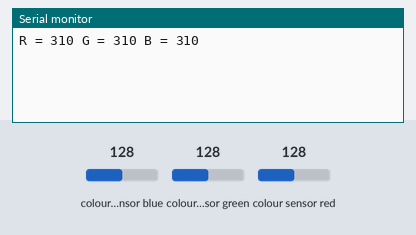
Recording of a sketch running on a simulated Arduino Mega 2560, built with avr-gcc and run on an emulated ATmega2560. Parts: the last lines printed to the serial monitor. Wiring (inferred from the names in the program): TCS3200 colour sensor: output pin 48; S2 pin 50; S3 pin 52; S0 pin 13; S1 pin 12. The inputs (shaded band) are chosen by the test bench; at power-on: colour sensor blue 128, colour sensor green 128, colour sensor red 128.

Above: at 1.2 s.
1.3 s: colour sensor blue set to 5
At 2.4 s:
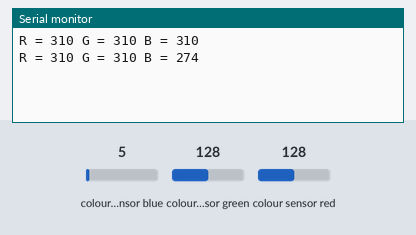
2.8 s: colour sensor green set to 5
At 4.2 s:
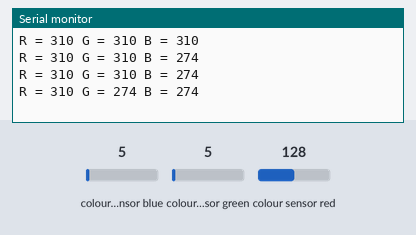
4.3 s: colour sensor red set to 5
At 5.9 s:
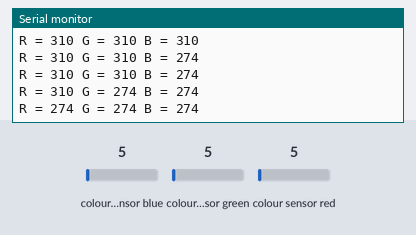

The sketch:

sensor_cor_tcs3200.ino
```cpp
//Pinos de conexao do modulo
const int s0 = 13;
const int s1 = 12;
const int s2 = 50;
const int s3 = 52;
const int out = 48;

//Pinos do led RGB
//int pinoledverm = 2;
//int pinoledverd = 3;
//int pinoledazul = 4;

//Variaveis cores
int red = 0;
int green = 0;
int blue = 0;

void setup()
{
  pinMode(s0, OUTPUT);
  pinMode(s1, OUTPUT);
  pinMode(s2, OUTPUT);
  pinMode(s3, OUTPUT);
  pinMode(out, INPUT);
  //pinMode(pinoledverm, OUTPUT);
  //pinMode(pinoledverd, OUTPUT);
  //pinMode(pinoledazul, OUTPUT);
  Serial.begin(9600);
  digitalWrite(s0, HIGH);
  digitalWrite(s1, LOW);
}
 int frequency = 0;
void loop()
{
  //Detecta a cor
  color3();
  /*
  //Mostra valores no serial monitor
  red = map(red,300,1500,255,0);
  green = map(green,300,1500,255,0);
  blue = map(blue,300,1500,255,0);
  Serial.print("Vermelho :");
  Serial.print(red, DEC);
  Serial.print(" Verde : ");
  Serial.print(green, DEC);
  Serial.print(" Azul : ");
  Serial.print(blue, DEC);
  Serial.println();


  //Verifica se a cor vermelha foi detectada

  if (red > blue && red > green )
  {
    Serial.println("Vermelho");
    //digitalWrite(pinoledverm, LOW); //Acende o led vermelho
    //digitalWrite(pinoledverd, HIGH);
    //digitalWrite(pinoledazul, HIGH);
  }

  //Verifica se a cor azul foi detectada
  else if (red<blue && green<blue)
  {
    Serial.println("Azul");
    //digitalWrite(pinoledverm, HIGH);
    //digitalWrite(pinoledverd, HIGH);
    //digitalWrite(pinoledazul, LOW); //Acende o led azul
  }

  //Verifica se a cor verde foi detectada
  else if (green > red && green > blue)
  {
    Serial.println("Verde");
    //digitalWrite(pinoledverm, HIGH);
    //digitalWrite(pinoledverd, LOW); //Acende o led verde
    //digitalWrite(pinoledazul, HIGH);
  }
  Serial.println();

  //Delay para apagar os leds e reiniciar o processo
  //digitalWrite(pinoledverm, HIGH);
  //digitalWrite(pinoledverd, HIGH);
  //digitalWrite(pinoledazul, HIGH);
  */
  delay(1000);
}

void color()
{
  //Rotina que le o valor das cores
  digitalWrite(s2, LOW);
  digitalWrite(s3, LOW);
  //count OUT, pRed, RED
  red = pulseIn(out, digitalRead(out) == HIGH ? LOW : HIGH);
  digitalWrite(s3, HIGH);
  //count OUT, pBLUE, BLUE
  blue = pulseIn(out, digitalRead(out) == HIGH ? LOW : HIGH);
  digitalWrite(s2, HIGH);
  //count OUT, pGreen, GREEN
  green = pulseIn(out, digitalRead(out) == HIGH ? LOW : HIGH);
}

void color2()
{
 digitalWrite(s2,LOW);
  digitalWrite(s3,LOW);
  // Reading the output frequency
  frequency = pulseIn(out, LOW);
  //Remaping the value of the frequency to the RGB Model of 0 to 255
  frequency = map(frequency, 300,1500,255,0);
  // Printing the value on the serial monitor
  Serial.print("R= ");//printing name
  Serial.print(frequency);//printing RED color frequency
  Serial.print("  ");
  delay(100);
  // Setting Green filtered photodiodes to be read
  digitalWrite(s2,HIGH);
  digitalWrite(s3,HIGH);
  // Reading the output frequency
  frequency = pulseIn(out, LOW);
  //Remaping the value of the frequency to the RGB Model of 0 to 255
  frequency = map(frequency,300,1500,255,0);
  // Printing the value on the serial monitor
  Serial.print("G= ");//printing name
  Serial.print(frequency);//printing RED color frequency
  Serial.print("  ");
  delay(100);
  // Setting Blue filtered photodiodes to be read
  digitalWrite(s2,LOW);
  digitalWrite(s3,HIGH);
  // Reading the output frequency
  frequency = pulseIn(out, LOW);
  //Remaping the value of the frequency to the RGB Model of 0 to 255
  frequency = map(frequency,300,1500,255,0);
  // Printing the value on the serial monitor
  Serial.print("B= ");//printing name
  Serial.print(frequency);//printing RED color frequency
  Serial.println("  ");
  delay(100);
}

void color3()
{

  // Setting RED (R) filtered photodiodes to be read
  digitalWrite(s2,LOW);
  digitalWrite(s3,LOW);

  // Reading the output frequency
  frequency = pulseIn(out, LOW);

   // Printing the RED (R) value
  Serial.print("R = ");
    frequency = map(frequency,300,1500,255,0);

  Serial.print(frequency);
  delay(100);

  // Setting GREEN (G) filtered photodiodes to be read
  digitalWrite(s2,HIGH);
  digitalWrite(s3,HIGH);

  // Reading the output frequency
  frequency = pulseIn(out, LOW);

  // Printing the GREEN (G) value
  Serial.print(" G = ");
    frequency = map(frequency,300,1500,255,0);

  Serial.print(frequency);
  delay(100);

  // Setting BLUE (B) filtered photodiodes to be read
  digitalWrite(s2,LOW);
  digitalWrite(s3,HIGH);

  // Reading the output frequency
  frequency = pulseIn(out, LOW);

  // Printing the BLUE (B) value
  Serial.print(" B = ");
    frequency = map(frequency,300,1500,255,0);

  Serial.println(frequency);
  delay(100);
}
```

Measured:
- after the input at 1.3 s, the serial monitor: prints a new line at once (image 1)
- after the input at 2.8 s, the serial monitor: prints a new line after 1.1 s (image 2)
- after the input at 4.3 s, the serial monitor: prints a new line after 0.91 s (image 3)
